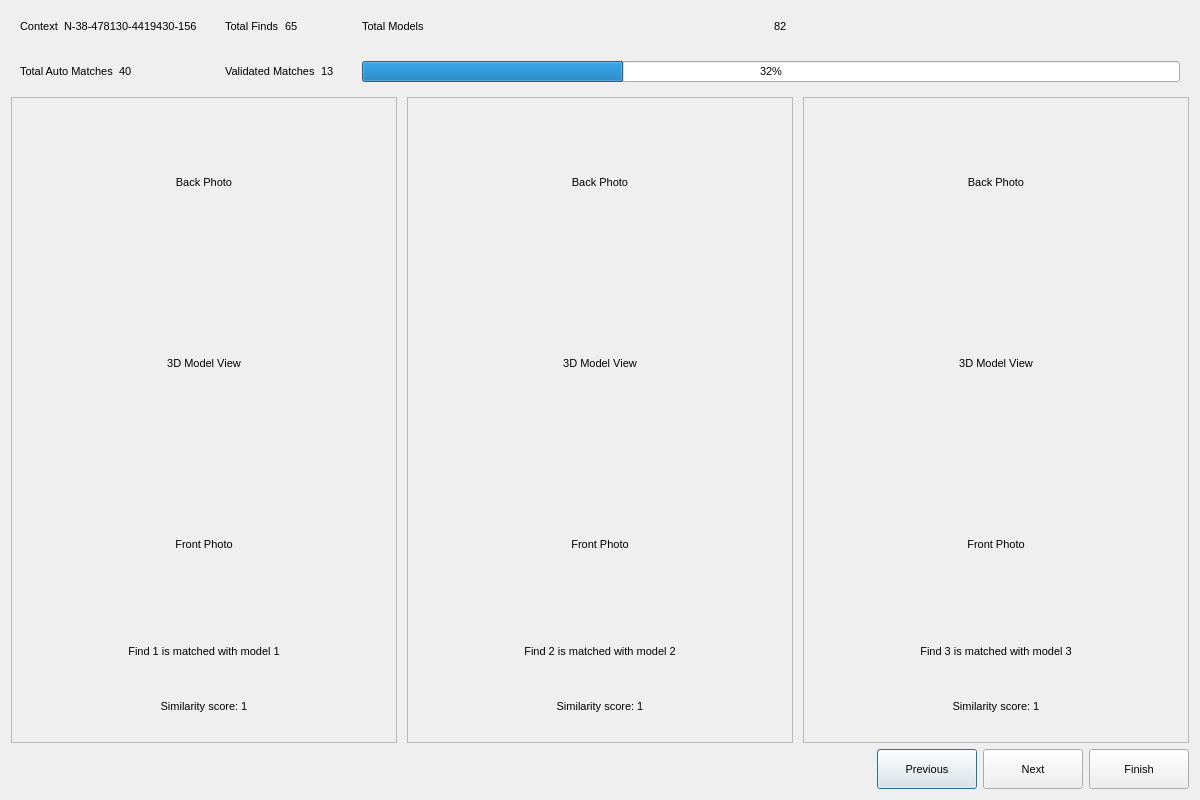
<?xml version="1.0" encoding="UTF-8"?>
<ui version="4.0">
  <class>ValidateMatchingWindow</class>
  <widget class="QDialog" name="ValidateMatchingWindow">
    <property name="geometry">
      <rect>
        <x>0</x>
        <y>0</y>
        <width>1200</width>
        <height>800</height>
      </rect>
    </property>
    <property name="font">
     <font>
      <pointsize>8</pointsize>
     </font>
    </property>
    <property name="windowTitle">
      <string>Validate Matching</string>
    </property>
    <layout class="QGridLayout" name="gridLayout" rowstretch="0,1,0">

      <item row="0" column="0" colspan="3">
        <layout class="QGridLayout" name="stats_grid">
          <property name="spacing">
            <number>10</number>
          </property>
          <item row="0" column="0">
            <widget class="QFrame" name="context_frame">
              <layout class="QHBoxLayout" name="horizontalLayout">
                <item>
                  <widget class="QLabel" name="context_label">
                    <property name="text">
                      <string>Context</string>
                    </property>
                  </widget>
                </item>
                <item>
                  <widget class="QLabel" name="context_value">
                    <property name="text">
                      <string>N-38-478130-4419430-156</string>
                    </property>
                  </widget>
                </item>
              </layout>
            </widget>
          </item>
          <item row="0" column="1">
            <widget class="QFrame" name="find_frame">
              <layout class="QHBoxLayout" name="horizontalLayout_2">
                <item>
                  <widget class="QLabel" name="total_finds_label">
                    <property name="text">
                      <string>Total Finds</string>
                    </property>
                  </widget>
                </item>
                <item>
                  <widget class="QLabel" name="total_finds_value">
                    <property name="text">
                      <string>65</string>
                    </property>
                  </widget>
                </item>
              </layout>
            </widget>
          </item>
          <item row="0" column="2">
            <widget class="QFrame" name="model_frame">
              <layout class="QHBoxLayout" name="horizontalLayout_3">
                <item>
                  <widget class="QLabel" name="total_models_label">
                    <property name="text">
                      <string>Total Models</string>
                    </property>
                  </widget>
                </item>
                <item>
                  <widget class="QLabel" name="total_models_value">
                    <property name="text">
                      <string>82</string>
                    </property>
                  </widget>
                </item>
              </layout>
            </widget>
          </item>
          <item row="1" column="0">
            <widget class="QFrame" name="auto_matches_frame">
              <layout class="QHBoxLayout" name="horizontalLayout_4">
                <item>
                  <widget class="QLabel" name="auto_matches_label">
                    <property name="text">
                      <string>Total Auto Matches</string>
                    </property>
                  </widget>
                </item>
                <item>
                  <widget class="QLabel" name="auto_matches_value">
                    <property name="text">
                      <string>40</string>
                    </property>
                  </widget>
                </item>
              </layout>
            </widget>
          </item>
          <item row="1" column="1">
            <widget class="QFrame" name="validated_frame">
              <layout class="QHBoxLayout" name="horizontalLayout_5">
                <item>
                  <widget class="QLabel" name="validated_label">
                    <property name="text">
                      <string>Validated Matches</string>
                    </property>
                  </widget>
                </item>
                <item>
                  <widget class="QLabel" name="validated_value">
                    <property name="text">
                      <string>13</string>
                    </property>
                  </widget>
                </item>
              </layout>
            </widget>
          </item>
          <item row="1" column="2">
            <widget class="QFrame" name="progress_frame">
              <layout class="QHBoxLayout" name="horizontalLayout_6">
                <item>
                  <widget class="QProgressBar" name="validation_progress">
                    <property name="value">
                      <number>32</number>
                    </property>
                  </widget>
                </item>
              </layout>
            </widget>
          </item>
        </layout>
      </item>
      <item row="1" column="0" colspan="3">
        <layout class="QHBoxLayout" name="validation_frames">
          <property name="spacing">
            <number>10</number>
          </property>
          <item>
            <widget class="QFrame" name="validate_match_frame1">
              <property name="minimumSize">
                <size>
                  <width>300</width>
                  <height>400</height>
                </size>
              </property>
              <property name="frameShape">
                <enum>QFrame::StyledPanel</enum>
              </property>
              <layout class="QVBoxLayout" name="verticalLayout_frame1">
                <item>
                  <widget class="QLabel" name="findbackphoto_1">
                    <property name="minimumSize">
                      <size>
                        <width>150</width>
                        <height>150</height>
                      </size>
                    </property>
                    <property name="text">
                      <string>Back Photo</string>
                    </property>
                    <property name="alignment">
                      <set>Qt::AlignCenter</set>
                    </property>
                  </widget>
                </item>
                <item>
                  <widget class="QLabel" name="model1">
                    <property name="minimumSize">
                      <size>
                        <width>300</width>
                        <height>200</height>
                      </size>
                    </property>
                    <property name="text">
                      <string>3D Model View</string>
                    </property>
                    <property name="alignment">
                      <set>Qt::AlignCenter</set>
                    </property>
                  </widget>
                </item>
                <item>
                  <widget class="QLabel" name="findfrontphoto_1">
                    <property name="minimumSize">
                      <size>
                        <width>150</width>
                        <height>150</height>
                      </size>
                    </property>
                    <property name="text">
                      <string>Front Photo</string>
                    </property>
                    <property name="alignment">
                      <set>Qt::AlignCenter</set>
                    </property>
                  </widget>
                </item>
                <item>
                  <layout class="QVBoxLayout" name="verticalLayout_info1">
                    <property name="spacing">
                      <number>2</number>
                    </property>
                    <item>
                      <widget class="QLabel" name="match_info_1">
                        <property name="text">
                          <string>Find 1 is matched with model 1</string>
                        </property>
                        <property name="alignment">
                          <set>Qt::AlignCenter</set>
                        </property>
                      </widget>
                    </item>
                    <item>
                      <widget class="QLabel" name="similarity_score_1">
                        <property name="text">
                          <string>Similarity score: 1</string>
                        </property>
                        <property name="alignment">
                          <set>Qt::AlignCenter</set>
                        </property>
                      </widget>
                    </item>
                  </layout>
                </item>
              </layout>
            </widget>
          </item>
          <item>
            <widget class="QFrame" name="validate_match_frame2">
              <property name="minimumSize">
                <size>
                  <width>300</width>
                  <height>400</height>
                </size>
              </property>
              <property name="frameShape">
                <enum>QFrame::StyledPanel</enum>
              </property>
              <layout class="QVBoxLayout" name="verticalLayout_frame2">
                <item>
                  <widget class="QLabel" name="findbackphoto_2">
                    <property name="minimumSize">
                      <size>
                        <width>150</width>
                        <height>150</height>
                      </size>
                    </property>
                    <property name="text">
                      <string>Back Photo</string>
                    </property>
                    <property name="alignment">
                      <set>Qt::AlignCenter</set>
                    </property>
                  </widget>
                </item>
                <item>
                  <widget class="QLabel" name="model2">
                    <property name="minimumSize">
                      <size>
                        <width>300</width>
                        <height>200</height>
                      </size>
                    </property>
                    <property name="text">
                      <string>3D Model View</string>
                    </property>
                    <property name="alignment">
                      <set>Qt::AlignCenter</set>
                    </property>
                  </widget>
                </item>
                <item>
                  <widget class="QLabel" name="findfrontphoto_2">
                    <property name="minimumSize">
                      <size>
                        <width>150</width>
                        <height>150</height>
                      </size>
                    </property>
                    <property name="text">
                      <string>Front Photo</string>
                    </property>
                    <property name="alignment">
                      <set>Qt::AlignCenter</set>
                    </property>
                  </widget>
                </item>
                <item>
                  <layout class="QVBoxLayout" name="verticalLayout_info2">
                    <property name="spacing">
                      <number>2</number>
                    </property>
                    <item>
                      <widget class="QLabel" name="match_info_2">
                        <property name="text">
                          <string>Find 2 is matched with model 2</string>
                        </property>
                        <property name="alignment">
                          <set>Qt::AlignCenter</set>
                        </property>
                      </widget>
                    </item>
                    <item>
                      <widget class="QLabel" name="similarity_score_2">
                        <property name="text">
                          <string>Similarity score: 1</string>
                        </property>
                        <property name="alignment">
                          <set>Qt::AlignCenter</set>
                        </property>
                      </widget>
                    </item>
                  </layout>
                </item>
              </layout>
            </widget>
          </item>
          <item>
            <widget class="QFrame" name="validate_match_frame3">
              <property name="minimumSize">
                <size>
                  <width>300</width>
                  <height>400</height>
                </size>
              </property>
              <property name="frameShape">
                <enum>QFrame::StyledPanel</enum>
              </property>
              <layout class="QVBoxLayout" name="verticalLayout_frame3">
                <item>
                  <widget class="QLabel" name="findbackphoto_3">
                    <property name="minimumSize">
                      <size>
                        <width>150</width>
                        <height>150</height>
                      </size>
                    </property>
                    <property name="text">
                      <string>Back Photo</string>
                    </property>
                    <property name="alignment">
                      <set>Qt::AlignCenter</set>
                    </property>
                  </widget>
                </item>
                <item>
                  <widget class="QLabel" name="model3">
                    <property name="minimumSize">
                      <size>
                        <width>300</width>
                        <height>200</height>
                      </size>
                    </property>
                    <property name="text">
                      <string>3D Model View</string>
                    </property>
                    <property name="alignment">
                      <set>Qt::AlignCenter</set>
                    </property>
                  </widget>
                </item>
                <item>
                  <widget class="QLabel" name="findfrontphoto_3">
                    <property name="minimumSize">
                      <size>
                        <width>150</width>
                        <height>150</height>
                      </size>
                    </property>
                    <property name="text">
                      <string>Front Photo</string>
                    </property>
                    <property name="alignment">
                      <set>Qt::AlignCenter</set>
                    </property>
                  </widget>
                </item>
                <item>
                  <layout class="QVBoxLayout" name="verticalLayout_info3">
                    <property name="spacing">
                      <number>2</number>
                    </property>
                    <item>
                      <widget class="QLabel" name="match_info_3">
                        <property name="text">
                          <string>Find 3 is matched with model 3</string>
                        </property>
                        <property name="alignment">
                          <set>Qt::AlignCenter</set>
                        </property>
                      </widget>
                    </item>
                    <item>
                      <widget class="QLabel" name="similarity_score_3">
                        <property name="text">
                          <string>Similarity score: 1</string>
                        </property>
                        <property name="alignment">
                          <set>Qt::AlignCenter</set>
                        </property>
                      </widget>
                    </item>
                  </layout>
                </item>
              </layout>
            </widget>
          </item>
        </layout>
      </item>
      <item row="2" column="0" colspan="3">
        <layout class="QHBoxLayout" name="validation_buttons">
          <item>
            <spacer name="horizontalSpacer">
              <property name="orientation">
                <enum>Qt::Horizontal</enum>
              </property>
              <property name="sizeHint" stdset="0">
                <size>
                  <width>40</width>
                  <height>20</height>
                </size>
              </property>
            </spacer>
          </item>
          <item>
            <widget class="QPushButton" name="previous_button">
              <property name="text">
                <string>Previous</string>
              </property>
              <property name="minimumSize">
                <size>
                  <width>100</width>
                  <height>40</height>
                </size>
              </property>
            </widget>
          </item>
          <item>
            <widget class="QPushButton" name="next_button">
              <property name="text">
                <string>Next</string>
              </property>
              <property name="minimumSize">
                <size>
                  <width>100</width>
                  <height>40</height>
                </size>
              </property>
            </widget>
          </item>
          <item>
            <widget class="QPushButton" name="finish_button">
              <property name="text">
                <string>Finish</string>
              </property>
              <property name="minimumSize">
                <size>
                  <width>100</width>
                  <height>40</height>
                </size>
              </property>
            </widget>
          </item>
        </layout>
      </item>
    </layout>
  </widget>
  <resources/>
  <connections/>
</ui>
